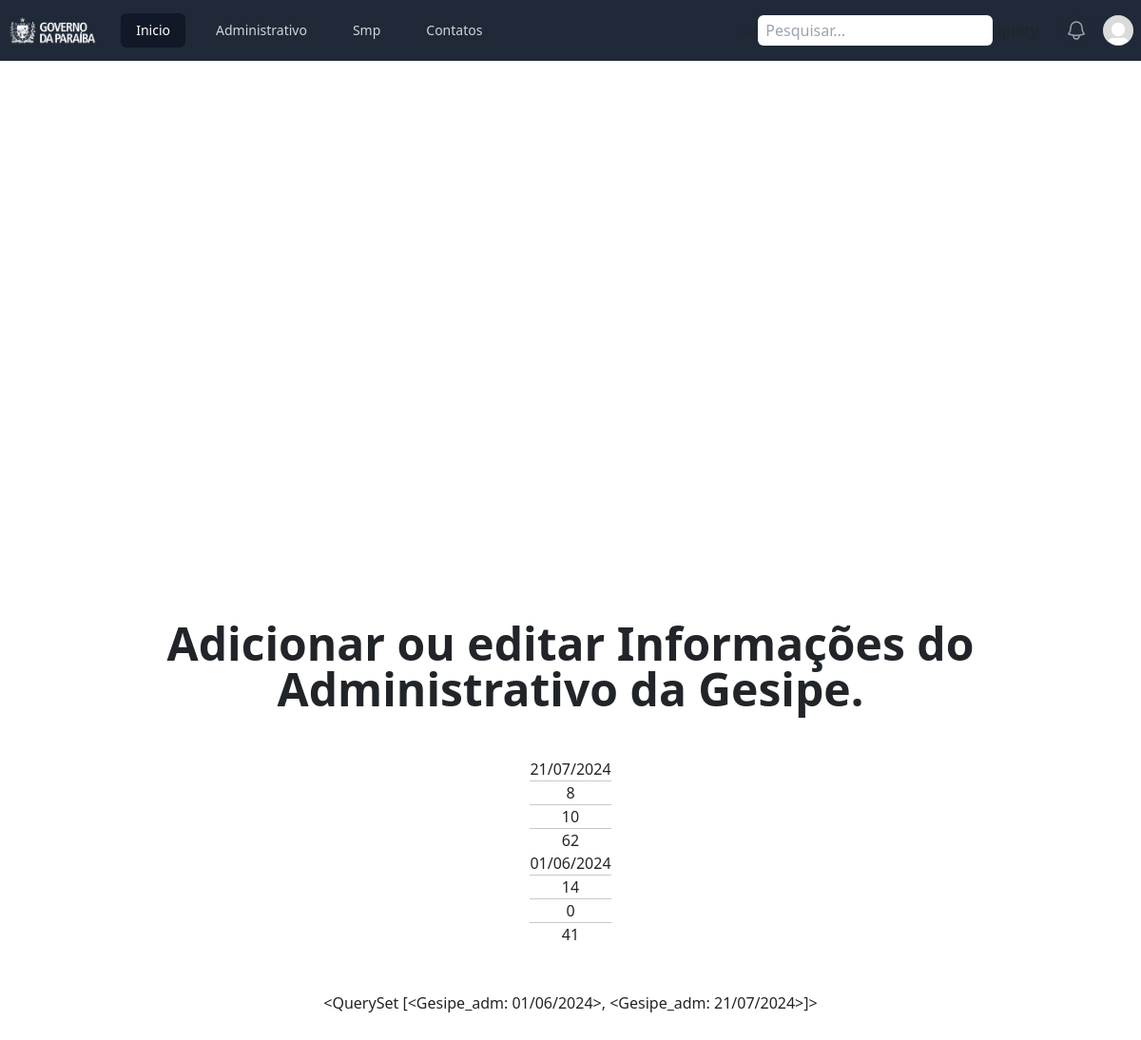
The app's page /gesipe/ with its own data.
### gesipe/models.py (models this page shows, shortened)
class Gesipe_adm(models.Model):
    data = models.DateField(default=timezone.now, unique=True)
    processos = models.IntegerField(default=0)
    memorandos_diarias = models.IntegerField(default=0)
    memorandos_documentos_capturados = models.IntegerField(default=0)
    despachos_gerencias = models.IntegerField(default=0)
    despachos_unidades = models.IntegerField(default=0)
    despachos_grupos = models.IntegerField(default=0)
    oficios_internos_unidades_prisionais = models.IntegerField(default=0)
    oficios_internos_setores_seap_pb = models.IntegerField(default=0)
    oficios_internos_circular = models.IntegerField(default=0)
    oficios_externos_seap_pb = models.IntegerField(default=0)
    oficios_externos_diversos = models.IntegerField(default=0)
    oficios_externos_judiciario = models.IntegerField(default=0)
    os_grupos = models.IntegerField(default=0)
    os_diversos = models.IntegerField(default=0)
    portarias = models.IntegerField(default=0)
    total = models.IntegerField(default=0)
    data_edicao = models.DateTimeField(default=timezone.now)
    usuario = models.ForeignKey('seappb.Usuario', on_delete=models.CASCADE, related_name='edicoes_adm')
    def __str__(self):
        return self.data.strftime("%d/%m/%Y")

### gesipe/views.py (the view)
# urls.py: path('', Gesipe.as_view(), name='gesipe'),
class Gesipe(ListView):
    template_name = "gesipe.html"
    model = Gesipe_adm

### gesipe/novos_contexts.py (called while the page is built)
def lista_edicoes_recentes(request):
    lista_ultimas_edicoes = Gesipe_adm.objects.all().order_by('-data_edicao')[0:10]
    return {"lista_edicoes_recentes": lista_ultimas_edicoes}

### gesipe/templates/gesipe.html (shortened to what this page needs)
{% extends 'base.html' %}
{% load static %}
{% block content %}
    <header class="min-h-screen showcase border-gray-600 border-b-8 flex justify-center items-center bg-no-repeat">
        <div class="z-10 h-full py-32 md:py-0 text-center flex items-center flex-col">
            <h1 class="font-semibold text-4xl md:text-5xl w-10/12 md:w-3/4 text-center">
                Adicionar ou editar Informações do Administrativo da Gesipe.
            </h1>
            <div class="py-5">
                {% for data in object_list %}
                <a href="{% url 'gesipe:gesipe_adm_data' data.id %}"><p>{{ data }}</p></a>
                    <hr>
                    <p> {{ data.processos }} </p>
                    <hr>
                    <p> {{ data.memorandos_diarias }} </p>
                     <hr>
                    <p> {{ data.total }} </p>
                {% endfor %}
            </div>
             <div>
                 <p>{{ lista_edicoes_recentes }}</p>
            </div>
        </div>
    </header>
{% endblock %}

### records on screen
Gesipe_adm: data "21/07/2024", processos "8", memorandos_diarias "10", total "62"
Gesipe_adm: data "01/06/2024", processos "14", memorandos_diarias "0", total "41", data.data "<QuerySet [<Gesipe_adm: 01/06/2024>, <Gesipe_adm: 21/07/2024>]>"
